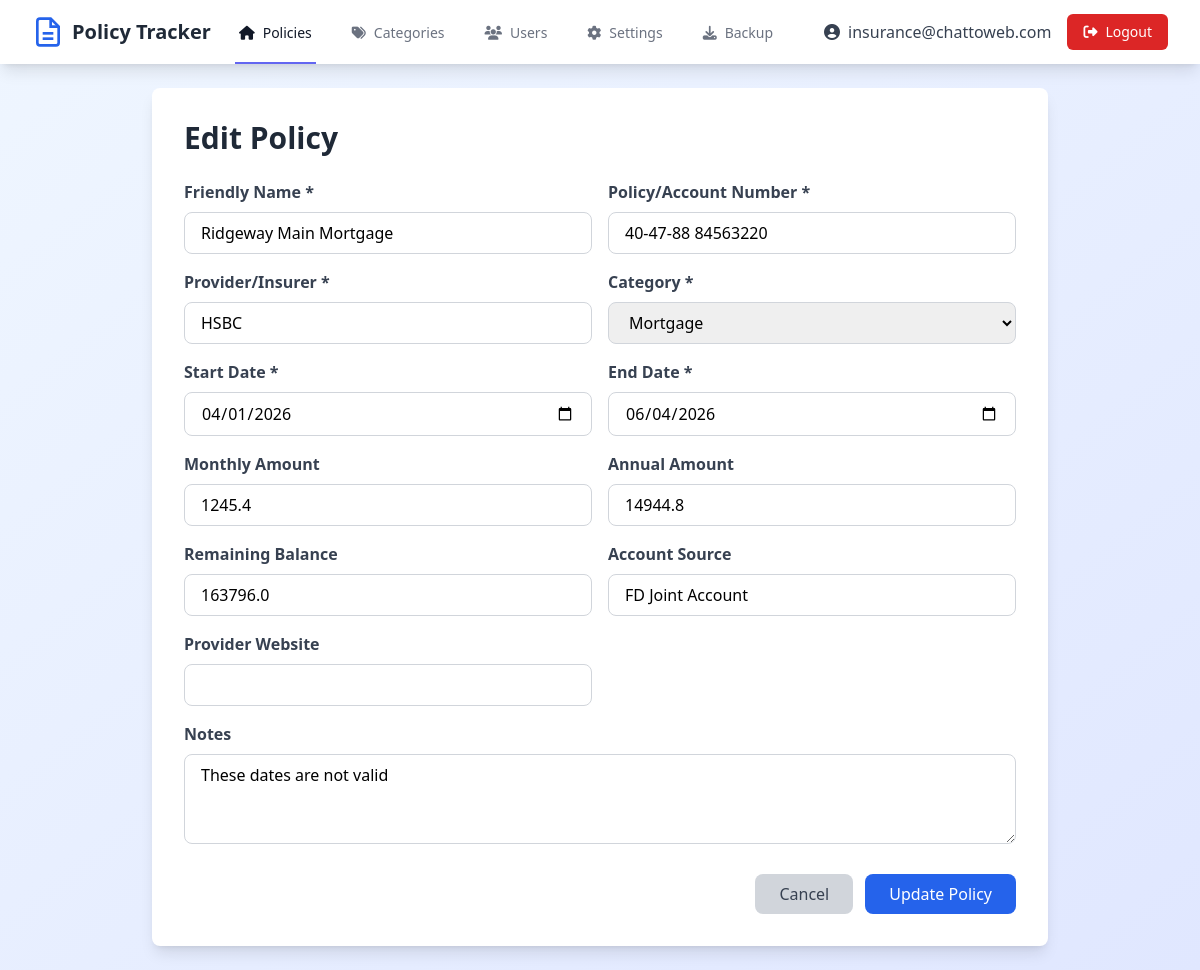
Page /edit/7 (signed in) on the committed database.
### tables this page shows
CREATE TABLE users
                 (id INTEGER PRIMARY KEY AUTOINCREMENT,
                  email TEXT UNIQUE NOT NULL,
                  password TEXT NOT NULL,
                  is_admin INTEGER DEFAULT 0,
                  enabled INTEGER DEFAULT 1,
                  created_at TIMESTAMP DEFAULT CURRENT_TIMESTAMP);

CREATE TABLE policies
                 (id INTEGER PRIMARY KEY AUTOINCREMENT,
                  friendly_name TEXT NOT NULL,
                  policy_number TEXT NOT NULL,
                  insurer TEXT NOT NULL,
                  category TEXT NOT NULL,
                  start_date TEXT NOT NULL,
                  end_date TEXT NOT NULL,
                  monthly_amount REAL,
                  annual_amount REAL,
                  account_source TEXT,
                  insurer_website TEXT,
                  notes TEXT,
                  created_at TIMESTAMP DEFAULT CURRENT_TIMESTAMP, remaining_balance REAL);

CREATE TABLE categories
                 (id INTEGER PRIMARY KEY AUTOINCREMENT,
                  name TEXT UNIQUE NOT NULL,
                  created_at TIMESTAMP DEFAULT CURRENT_TIMESTAMP, color TEXT DEFAULT '#6366f1');

### app.py (the view, shortened to what this page needs)
@app.route('/edit/<int:id>', methods=['GET', 'POST'])
@login_required
def edit_policy(id):
    conn = get_db()
    c = conn.cursor()
    c.execute("SELECT * FROM policies WHERE id=?", (id,))
    policy = c.fetchone()
    c.execute("SELECT name, color FROM categories ORDER BY name")
    categories = c.fetchall()
    conn.close()
    if not policy:
        flash('Policy not found.', 'error')
        return redirect(url_for('index'))
    return render_template('edit.html', policy=policy, categories=categories)

### app.py (called while the page is built)
def get_db():
    conn = sqlite3.connect(DB_PATH)
    conn.row_factory = sqlite3.Row
    return conn

@app.context_processor
def inject_now():
    return {'now': datetime.now()}

def login_required(f):
    @wraps(f)
    def decorated_function(*args, **kwargs):
        if 'user_id' not in session:
            flash('Please log in to access this page.', 'error')
            return redirect(url_for('login'))
        conn = get_db()
        c = conn.cursor()
        c.execute("SELECT enabled FROM users WHERE id = ?", (session['user_id'],))
        user = c.fetchone()
        conn.close()
        if not user or not user['enabled']:
            session.clear()
            flash('Your account has been disabled.', 'error')
            return redirect(url_for('login'))
        return f(*args, **kwargs)
    return decorated_function

### templates/edit.html (shortened to what this page needs)
{% extends "base.html" %}
{% block content %}
<div class="max-w-4xl mx-auto bg-white rounded-lg shadow-lg p-8">
    <h1 class="text-3xl font-bold text-gray-800 mb-6">Edit Policy</h1>
    <form method="POST">
        <div class="grid grid-cols-1 md:grid-cols-2 gap-4">
            <div>
                <label class="block text-gray-700 font-semibold mb-2">Friendly Name *</label>
                <input type="text" name="friendly_name" value="{{ policy.friendly_name }}" required
                       class="w-full px-4 py-2 border border-gray-300 rounded-lg focus:outline-none focus:ring-2 focus:ring-blue-500">
            </div>
            <div>
                <label class="block text-gray-700 font-semibold mb-2">Policy/Account Number *</label>
                <input type="text" name="policy_number" value="{{ policy.policy_number }}" required
                       class="w-full px-4 py-2 border border-gray-300 rounded-lg focus:outline-none focus:ring-2 focus:ring-blue-500">
            </div>
            <div>
                <label class="block text-gray-700 font-semibold mb-2">Provider/Insurer *</label>
                <input type="text" name="insurer" value="{{ policy.insurer }}" required
                       class="w-full px-4 py-2 border border-gray-300 rounded-lg focus:outline-none focus:ring-2 focus:ring-blue-500">
            </div>
            <div>
                <label class="block text-gray-700 font-semibold mb-2">Category *</label>
                <select name="category" id="category_edit" required onchange="toggleRemainingBalance('edit')" class="w-full px-4 py-2 border border-gray-300 rounded-lg focus:outline-none focus:ring-2 focus:ring-blue-500">
                    {% for category in categories %}
                    <option value="{{ category.name }}" {% if policy.category == category.name %}selected{% endif %}>{{ category.name }}</option>
                    {% endfor %}
                </select>
            </div>
            <div>
                <label class="block text-gray-700 font-semibold mb-2">Start Date *</label>
                <input type="date" name="start_date" value="{{ policy.start_date }}" required
                       class="w-full px-4 py-2 border border-gray-300 rounded-lg focus:outline-none focus:ring-2 focus:ring-blue-500">
            </div>
            <div>
                <label class="block text-gray-700 font-semibold mb-2">End Date *</label>
                <input type="date" name="end_date" value="{{ policy.end_date }}" required
                       class="w-full px-4 py-2 border border-gray-300 rounded-lg focus:outline-none focus:ring-2 focus:ring-blue-500">
            </div>
            <div>
                <label class="block text-gray-700 font-semibold mb-2">Monthly Amount</label>
                <input type="number" step="0.01" name="monthly_amount" id="monthly_amount" value="{{ policy.monthly_amount or '' }}"
                       onchange="calculateAnnual()"
                       class="w-full px-4 py-2 border border-gray-300 rounded-lg focus:outline-none focus:ring-2 focus:ring-blue-500">
            </div>
            <div>
                <label class="block text-gray-700 font-semibold mb-2">Annual Amount</label>
                <input type="number" step="0.01" name="annual_amount" id="annual_amount" value="{{ policy.annual_amount or '' }}"
                       onchange="calculateMonthly()"
                       class="w-full px-4 py-2 border border-gray-300 rounded-lg focus:outline-none focus:ring-2 focus:ring-blue-500">
            </div>
            <div id="remaining_balance_edit" style="display: {% if policy.category == 'Mortgage' %}block{% else %}none{% endif %};">
                <label class="block text-gray-700 font-semibold mb-2">Remaining Balance</label>
                <input type="number" step="0.01" name="remaining_balance" value="{{ policy.remaining_balance or '' }}"
                       class="w-full px-4 py-2 border border-gray-300 rounded-lg focus:outline-none focus:ring-2 focus:ring-blue-500">
            </div>
            <div>
                <label class="block text-gray-700 font-semibold mb-2">Account Source</label>
                <input type="text" name="account_source" value="{{ policy.account_source or '' }}"
                       class="w-full px-4 py-2 border border-gray-300 rounded-lg focus:outline-none focus:ring-2 focus:ring-blue-500">
            </div>
            <div>
                <label class="block text-gray-700 font-semibold mb-2">Provider Website</label>
                <input type="url" name="insurer_website" value="{{ policy.insurer_website or '' }}"
                       class="w-full px-4 py-2 border border-gray-300 rounded-lg focus:outline-none focus:ring-2 focus:ring-blue-500">
            </div>
            <div class="md:col-span-2">
                <label class="block text-gray-700 font-semibold mb-2">Notes</label>
                <textarea name="notes" rows="3"
                          class="w-full px-4 py-2 border border-gray-300 rounded-lg focus:outline-none focus:ring-2 focus:ring-blue-500">{{ policy.notes or '' }}</textarea>
            </div>
        </div>
        <div class="flex justify-end gap-3 mt-6">
            <a href="{{ url_for('index') }}"
               class="px-6 py-2 bg-gray-300 text-gray-700 rounded-lg hover:bg-gray-400 transition duration-200">
                Cancel
            </a>
            <button type="submit"
                    class="px-6 py-2 bg-blue-600 text-white rounded-lg hover:bg-blue-700 transition duration-200">
                Update Policy
            </button>
        </div>
    </form>
</div>
{% endblock %}

### templates/base.html (shortened to what this page needs)
<!DOCTYPE html>
<html lang="en">
<head>
    <script src="https://cdn.tailwindcss.com"></script>
    <link rel="stylesheet" href="https://cdnjs.cloudflare.com/ajax/libs/font-awesome/6.4.0/css/all.min.css">
</head>
<body class="bg-gradient-to-br from-blue-50 to-indigo-100 min-h-screen">
    {% if session.user_id %}
    <nav class="bg-white shadow-lg">
        <div class="max-w-7xl mx-auto px-4 sm:px-6 lg:px-8">
            <div class="flex justify-between h-16">
                <div class="flex">
                    <div class="flex-shrink-0 flex items-center">
                        <span class="ml-2 text-xl font-bold text-gray-800">Policy Tracker</span>
                    </div>
                    <div class="hidden sm:ml-6 sm:flex sm:space-x-8">
                        <a href="{{ url_for('index') }}" class="border-indigo-500 text-gray-900 inline-flex items-center px-1 pt-1 border-b-2 text-sm font-medium">
                            <i class="fas fa-home mr-2"></i>Policies
                        </a>
                        <a href="{{ url_for('manage_categories') }}" class="border-transparent text-gray-500 hover:border-gray-300 hover:text-gray-700 inline-flex items-center px-1 pt-1 border-b-2 text-sm font-medium">
                            <i class="fas fa-tags mr-2"></i>Categories
                        </a>
                        {% if session.is_admin %}
                        <a href="{{ url_for('users') }}" class="border-transparent text-gray-500 hover:border-gray-300 hover:text-gray-700 inline-flex items-center px-1 pt-1 border-b-2 text-sm font-medium">
                            <i class="fas fa-users mr-2"></i>Users
                        </a>
                        <a href="{{ url_for('settings') }}" class="border-transparent text-gray-500 hover:border-gray-300 hover:text-gray-700 inline-flex items-center px-1 pt-1 border-b-2 text-sm font-medium">
                            <i class="fas fa-cog mr-2"></i>Settings
                        </a>
                        <a href="{{ url_for('backup') }}" class="border-transparent text-gray-500 hover:border-gray-300 hover:text-gray-700 inline-flex items-center px-1 pt-1 border-b-2 text-sm font-medium">
                            <i class="fas fa-download mr-2"></i>Backup
                        </a>
                        {% endif %}
                    </div>
                </div>
                <div class="hidden sm:ml-6 sm:flex sm:items-center space-x-4">
                    <a href="{{ url_for('account') }}" class="text-gray-700 hover:text-gray-900">
                        <i class="fas fa-user-circle mr-2"></i>{{ session.email }}
                    </a>
                    <a href="{{ url_for('logout') }}" class="bg-red-600 text-white px-4 py-2 rounded-md text-sm font-medium hover:bg-red-700">
                        <i class="fas fa-sign-out-alt mr-2"></i>Logout
                    </a>
                </div>
            </div>
        </div>
    </nav>
    {% endif %}
    <div class="max-w-7xl mx-auto py-6 sm:px-6 lg:px-8">
        {% block content %}{% endblock %}
    </div>
</body>
</html>

### rows in the picture
users: email "insurance@chattoweb.com"
policies: friendly_name "Ridgeway Main Mortgage", policy_number "40-47-88 84563220", insurer "HSBC", category "Mortgage", start_date "04/01/2026", end_date "06/04/2026", monthly_amount "1245.4", annual_amount "14944.8", remaining_balance "163796.0", account_source "FD Joint Account", notes "These dates are not valid"
